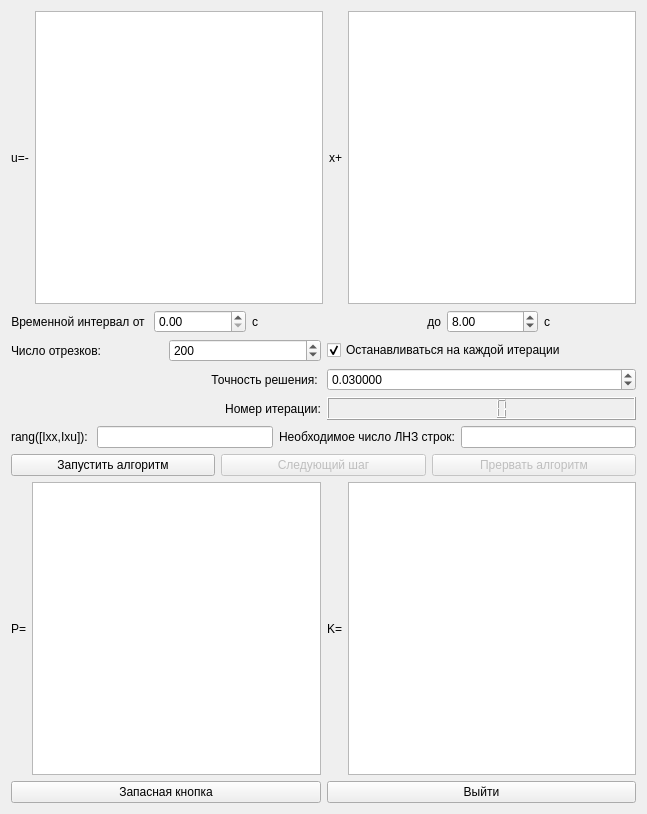
<?xml version="1.0" encoding="UTF-8"?>
<ui version="4.0">
 <class>Form</class>
 <widget class="QWidget" name="Form">
  <property name="geometry">
   <rect>
    <x>0</x>
    <y>0</y>
    <width>647</width>
    <height>814</height>
   </rect>
  </property>
  <property name="windowTitle">
   <string>Алгоритм из статьи</string>
  </property>
  <layout class="QVBoxLayout" name="verticalLayout">
   <item>
    <layout class="QHBoxLayout" name="horizontalLayout">
     <item>
      <widget class="QLabel" name="label">
       <property name="text">
        <string>u=-</string>
       </property>
       <property name="alignment">
        <set>Qt::AlignCenter</set>
       </property>
      </widget>
     </item>
     <item>
      <widget class="QTableWidget" name="table_K0"/>
     </item>
     <item>
      <widget class="QLabel" name="label_2">
       <property name="text">
        <string>x+</string>
       </property>
       <property name="alignment">
        <set>Qt::AlignCenter</set>
       </property>
      </widget>
     </item>
     <item>
      <widget class="QTableWidget" name="table_e"/>
     </item>
    </layout>
   </item>
   <item>
    <layout class="QHBoxLayout" name="horizontalLayout_3">
     <item>
      <widget class="QLabel" name="label_4">
       <property name="text">
        <string>Временной интервал от </string>
       </property>
       <property name="alignment">
        <set>Qt::AlignRight|Qt::AlignTrailing|Qt::AlignVCenter</set>
       </property>
      </widget>
     </item>
     <item>
      <widget class="QDoubleSpinBox" name="t0"/>
     </item>
     <item>
      <widget class="QLabel" name="label_5">
       <property name="text">
        <string>с</string>
       </property>
       <property name="alignment">
        <set>Qt::AlignLeading|Qt::AlignLeft|Qt::AlignVCenter</set>
       </property>
      </widget>
     </item>
     <item>
      <widget class="QLabel" name="label_11">
       <property name="text">
        <string>до</string>
       </property>
       <property name="alignment">
        <set>Qt::AlignRight|Qt::AlignTrailing|Qt::AlignVCenter</set>
       </property>
      </widget>
     </item>
     <item>
      <widget class="QDoubleSpinBox" name="T">
       <property name="value">
        <double>8.000000000000000</double>
       </property>
      </widget>
     </item>
     <item>
      <widget class="QLabel" name="label_6">
       <property name="text">
        <string>с</string>
       </property>
      </widget>
     </item>
    </layout>
   </item>
   <item>
    <layout class="QHBoxLayout" name="horizontalLayout_4">
     <item>
      <layout class="QHBoxLayout" name="horizontalLayout_2">
       <item>
        <widget class="QLabel" name="label_3">
         <property name="text">
          <string>Число отрезков: </string>
         </property>
        </widget>
       </item>
       <item>
        <widget class="QSpinBox" name="l_count">
         <property name="minimum">
          <number>1</number>
         </property>
         <property name="maximum">
          <number>1000</number>
         </property>
         <property name="value">
          <number>200</number>
         </property>
        </widget>
       </item>
      </layout>
     </item>
     <item>
      <widget class="QCheckBox" name="stop_in_step">
       <property name="text">
        <string>Останавливаться на каждой итерации</string>
       </property>
       <property name="checked">
        <bool>true</bool>
       </property>
      </widget>
     </item>
    </layout>
   </item>
   <item>
    <layout class="QHBoxLayout" name="horizontalLayout_5">
     <item>
      <widget class="QLabel" name="label_7">
       <property name="text">
        <string>Точность решения: </string>
       </property>
       <property name="alignment">
        <set>Qt::AlignRight|Qt::AlignTrailing|Qt::AlignVCenter</set>
       </property>
      </widget>
     </item>
     <item>
      <widget class="QDoubleSpinBox" name="presicion">
       <property name="decimals">
        <number>6</number>
       </property>
       <property name="minimum">
        <double>0.000001000000000</double>
       </property>
       <property name="value">
        <double>0.030000000000000</double>
       </property>
      </widget>
     </item>
    </layout>
   </item>
   <item>
    <layout class="QHBoxLayout" name="horizontalLayout_6">
     <item>
      <widget class="QLabel" name="label_8">
       <property name="text">
        <string>Номер итерации:</string>
       </property>
       <property name="alignment">
        <set>Qt::AlignRight|Qt::AlignTrailing|Qt::AlignVCenter</set>
       </property>
      </widget>
     </item>
     <item>
      <widget class="QLCDNumber" name="iteration">
       <property name="font">
        <font>
         <weight>75</weight>
         <bold>true</bold>
         <strikeout>false</strikeout>
         <kerning>true</kerning>
        </font>
       </property>
      </widget>
     </item>
    </layout>
   </item>
   <item>
    <layout class="QHBoxLayout" name="horizontalLayout_10">
     <item>
      <widget class="QLabel" name="label_12">
       <property name="text">
        <string>rang([Ixx,Ixu]): </string>
       </property>
       <property name="alignment">
        <set>Qt::AlignRight|Qt::AlignTrailing|Qt::AlignVCenter</set>
       </property>
      </widget>
     </item>
     <item>
      <widget class="QLineEdit" name="rang_count">
       <property name="readOnly">
        <bool>true</bool>
       </property>
      </widget>
     </item>
     <item>
      <widget class="QLabel" name="label_13">
       <property name="text">
        <string>Необходимое число ЛНЗ строк:</string>
       </property>
       <property name="alignment">
        <set>Qt::AlignRight|Qt::AlignTrailing|Qt::AlignVCenter</set>
       </property>
      </widget>
     </item>
     <item>
      <widget class="QLineEdit" name="lll_count">
       <property name="readOnly">
        <bool>true</bool>
       </property>
      </widget>
     </item>
    </layout>
   </item>
   <item>
    <layout class="QHBoxLayout" name="horizontalLayout_7">
     <item>
      <widget class="QPushButton" name="run">
       <property name="text">
        <string>Запустить алгоритм</string>
       </property>
      </widget>
     </item>
     <item>
      <widget class="QPushButton" name="next_step">
       <property name="enabled">
        <bool>false</bool>
       </property>
       <property name="text">
        <string>Следующий шаг</string>
       </property>
      </widget>
     </item>
     <item>
      <widget class="QPushButton" name="break_run">
       <property name="enabled">
        <bool>false</bool>
       </property>
       <property name="text">
        <string>Прервать алгоритм</string>
       </property>
      </widget>
     </item>
    </layout>
   </item>
   <item>
    <layout class="QHBoxLayout" name="horizontalLayout_9">
     <item>
      <widget class="QLabel" name="label_9">
       <property name="text">
        <string>P=</string>
       </property>
       <property name="alignment">
        <set>Qt::AlignCenter</set>
       </property>
      </widget>
     </item>
     <item>
      <widget class="QTableWidget" name="table_P_k"/>
     </item>
     <item>
      <widget class="QLabel" name="label_10">
       <property name="text">
        <string>K=</string>
       </property>
       <property name="alignment">
        <set>Qt::AlignCenter</set>
       </property>
      </widget>
     </item>
     <item>
      <widget class="QTableWidget" name="table_K_k"/>
     </item>
    </layout>
   </item>
   <item>
    <layout class="QHBoxLayout" name="horizontalLayout_8">
     <item>
      <widget class="QPushButton" name="pushButton_5">
       <property name="text">
        <string>Запасная кнопка</string>
       </property>
      </widget>
     </item>
     <item>
      <widget class="QPushButton" name="exit">
       <property name="text">
        <string>Выйти</string>
       </property>
      </widget>
     </item>
    </layout>
   </item>
  </layout>
 </widget>
 <resources/>
 <connections/>
</ui>
